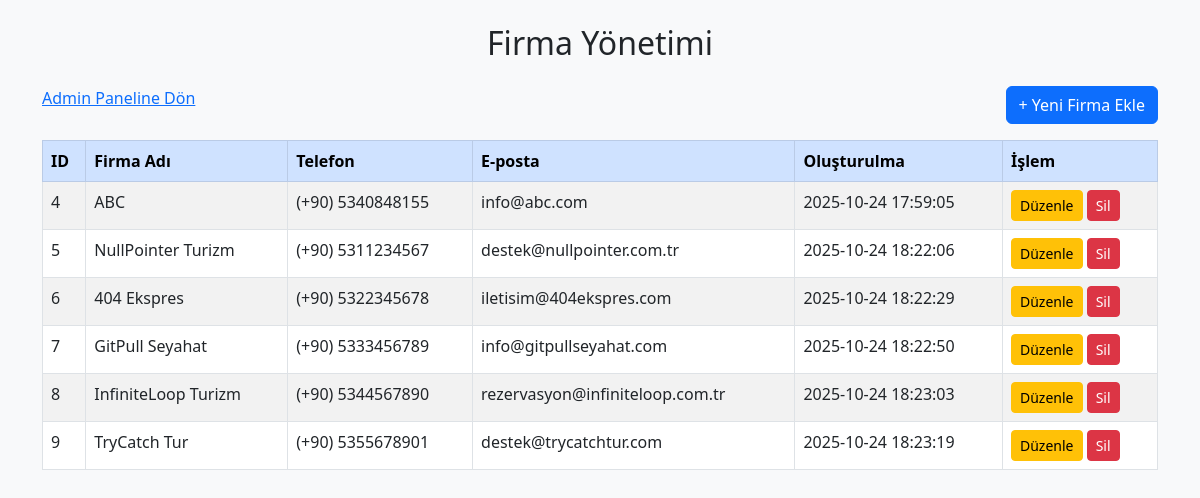
The page /public/index.php?page=admin_companies (signed in) on the database its author committed.
### tables this page shows
CREATE TABLE Company (
            id INTEGER PRIMARY KEY AUTOINCREMENT,
            name TEXT NOT NULL,
            phone TEXT,
            email TEXT,
            created_at TEXT DEFAULT CURRENT_TIMESTAMP
        );

### app/controllers/AdminController.php (called while the page is built, shortened)
<?php
require_once __DIR__ . '/../config/database.php';
class AdminController {
    private static function checkAdmin() {
        global $db;
        return $db;
    }
  public static function companies() {
    $db = self::checkAdmin();
    $rows = $db->query("SELECT * FROM Company ORDER BY id ASC")->fetchAll(PDO::FETCH_ASSOC);
    include __DIR__ . '/../views/admin/companies.php';
}
}
?>

### app/views/admin/companies.php (the view, shortened to what this page needs)
<!DOCTYPE html>
<html lang="tr">
<head>
<link href="https://cdn.jsdelivr.net/npm/bootstrap@5.3.0/dist/css/bootstrap.min.css" rel="stylesheet">
</head>
<body class="bg-light">
<div class="container mt-4">
  <h2 class="text-center mb-4">Firma Yönetimi</h2>
  <div class="links">
    <div>
    <a href="/bilet-satin-alma/public/index.php?page=admin_dashboard">Admin Paneline Dön</a>
    </div>
    <div>
  <button class="btn btn-primary mb-3" data-bs-toggle="modal" data-bs-target="#addModal">+ Yeni Firma Ekle</button>
    </div>
  </div>
  <table class="table table-striped table-bordered bg-white">
    <thead class="table-primary">
      <tr>
        <th>ID</th>
        <th>Firma Adı</th>
        <th>Telefon</th>
        <th>E-posta</th>
        <th>Oluşturulma</th>
        <th>İşlem</th>
      </tr>
    </thead>
    <tbody>
      <?php foreach ($rows as $r): ?>
      <tr>
        <td><?= htmlspecialchars($r['id']) ?></td>
        <td><?= htmlspecialchars($r['name']) ?></td>
        <td><?= htmlspecialchars($r['phone'] ?? '-') ?></td>
        <td><?= htmlspecialchars($r['email'] ?? '-') ?></td>
        <td><?= htmlspecialchars($r['created_at']) ?></td>
        <td>
          <button class="btn btn-sm btn-warning editBtn"
                  data-id="<?= $r['id'] ?>"
                  data-name="<?= htmlspecialchars($r['name']) ?>"
                  data-phone="<?= htmlspecialchars($r['phone']) ?>"
                  data-email="<?= htmlspecialchars($r['email']) ?>"
                  data-bs-toggle="modal"
                  data-bs-target="#editModal">Düzenle</button>
          <button class="btn btn-sm btn-danger deleteBtn"
                  data-id="<?= $r['id'] ?>"
                  data-bs-toggle="modal"
                  data-bs-target="#deleteModal">Sil</button>
        </td>
      </tr>
      <?php endforeach; ?>
    </tbody>
  </table>
</div>
</body>
</html>

### app/views/admin/companies.php (style rules this page uses)
.links { display: flex; justify-content: space-between; }

### rows shown on the page
company: id "4", name "ABC", phone "(+90) 5340848155", email "info@abc.com", created_at "2025-10-24 17:59:05"
company: id "5", name "NullPointer Turizm", phone "(+90) 5311234567", email "destek@nullpointer.com.tr", created_at "2025-10-24 18:22:06"
company: id "6", name "404 Ekspres", phone "(+90) 5322345678", email "iletisim@404ekspres.com", created_at "2025-10-24 18:22:29"
company: id "7", name "GitPull Seyahat", phone "(+90) 5333456789", email "info@gitpullseyahat.com", created_at "2025-10-24 18:22:50"
company: id "8", name "InfiniteLoop Turizm", phone "(+90) 5344567890", email "rezervasyon@infiniteloop.com.tr", created_at "2025-10-24 18:23:03"
company: id "9", name "TryCatch Tur", phone "(+90) 5355678901", email "destek@trycatchtur.com", created_at "2025-10-24 18:23:19"
